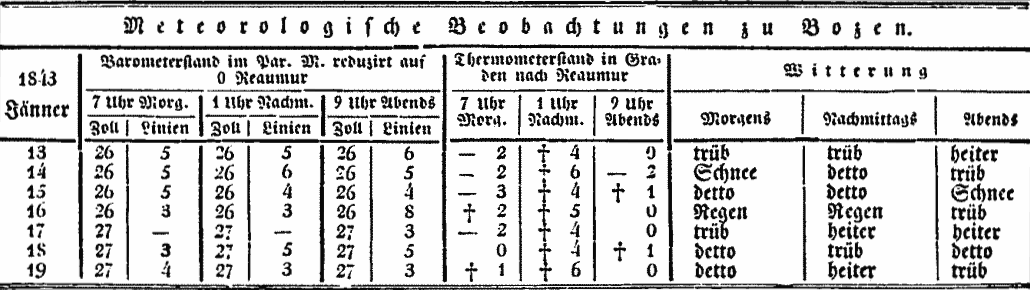
#> input picture 01-20-1843.png, 1030 x 290 px
$ python -i BW_Data_Extraction_1842_1848.py   (imports and definitions only)   (older library calls are emulated)
#> lines starting #> are read from the running program, lines starting #| are printed output that depends on the picture; after the words box and inside, x2 and y2 are one past the last pixel; in counts of white or black regions, pixels touching at a corner belong together
#> further down, picture is the input picture: shape (290, 1030, 3); min 6, max 254, mean 210.9
#!/usr/bin/env python
# coding: utf-8

# # Code for data extraction: Bozner Wochenblatt 1842-1848

# In[1]:


from platform import python_version
import os
import time
import datetime
from datetime import date

import cv2
import numpy as np
import pandas as pd

import skimage
from skimage import io
from skimage import transform

import joblib
from joblib import load


# In[2]:


# [6 lines not run here, left out]


# ---

# ## Table segmentation

# Extraction of the parameters for the pre-mask (exclusion of the top and bottom part of the table). What is considered is what is below param_m_u and above param_m_d.

# In[3]:


def parameter_header_fuss_grenze(img_rgb):

    ### Extraction of table header conturs
    img_gr = cv2.cvtColor(img_rgb, cv2.COLOR_BGR2GRAY)
    gray = cv2.bitwise_not(img_gr)
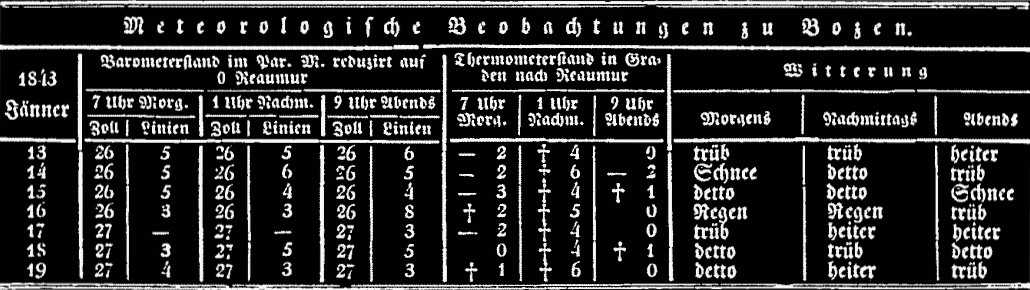
#> gray: shape (290, 1030); min 1, max 249, mean 44.1
    horizontal = cv2.adaptiveThreshold(gray, 255, cv2.ADAPTIVE_THRESH_MEAN_C, cv2.THRESH_BINARY, 15, -2)
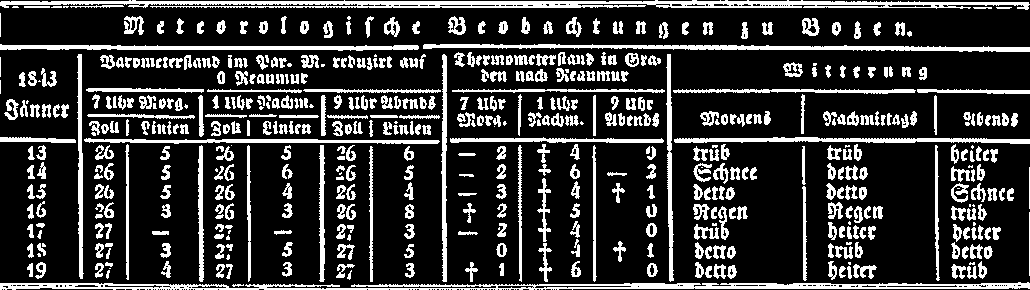
#> horizontal: shape (290, 1030); 21% white; 546 white regions (49 under 20 px), largest, box (x1, y1, x2, y2) and area: (0, 0, 1030, 10) 5393, (0, 282, 1030, 290) 4592, (423, 44, 1030, 52) 2467
    cols = horizontal.shape[1]
#> cols = 1030
    horizontal_size = cols // 30
#> horizontal_size = 34
    horizontalStructure = cv2.getStructuringElement(cv2.MORPH_RECT, (horizontal_size, 1))
    horizontal = cv2.erode(horizontal, horizontalStructure)
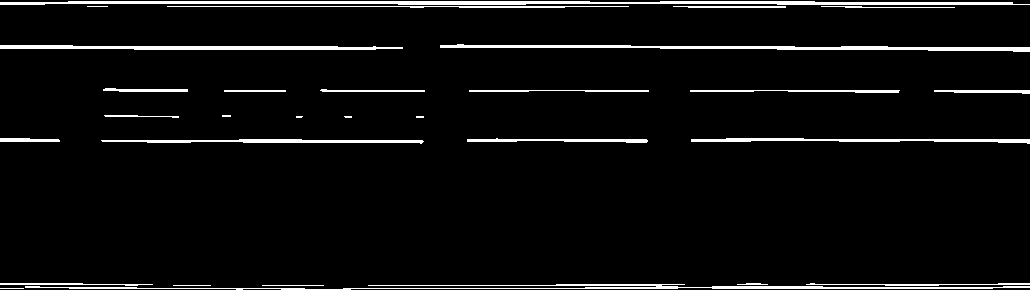
#> horizontal: shape (290, 1030); 4.9% white; 29 white regions (4 under 20 px), largest, box (x1, y1, x2, y2) and area: (0, 1, 1030, 5) 3129, (25, 284, 1030, 290) 2084, (440, 44, 1030, 52) 1932
    horizontal = cv2.dilate(horizontal, horizontalStructure)
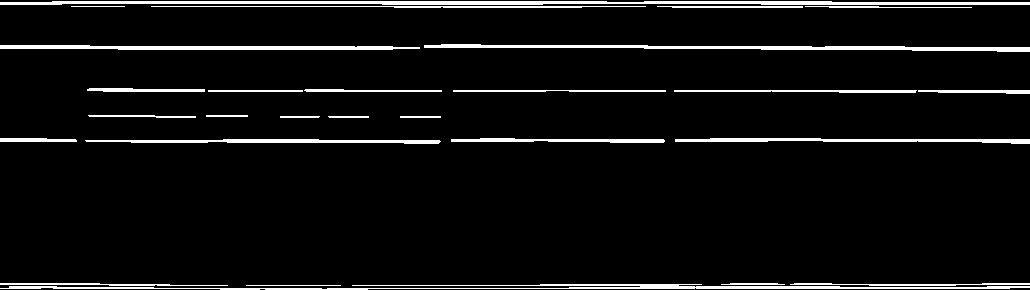
#> horizontal: shape (290, 1030); 6% white; 27 white regions, largest, box (x1, y1, x2, y2) and area: (0, 1, 1030, 5) 3295, (0, 284, 1030, 290) 2520, (424, 44, 1030, 52) 2144
    kernel = cv2.getStructuringElement(cv2.MORPH_RECT, ksize=(img_rgb.shape[1], 1))
    dilated_h = cv2.dilate(horizontal, kernel, iterations=1)
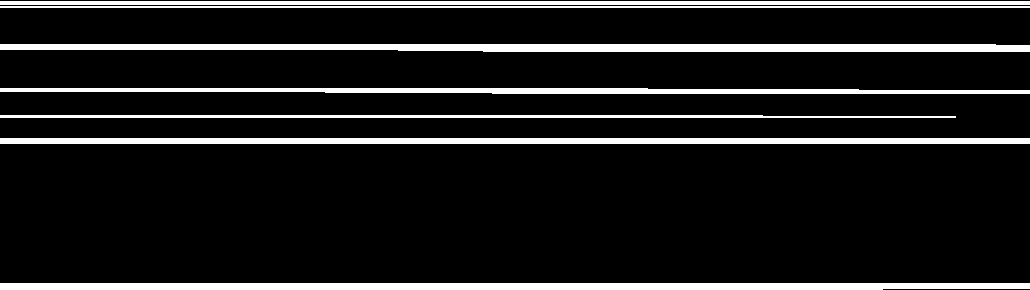
#> dilated_h: shape (290, 1030); 11.5% white; 7 white regions

    contours, hierarchy = cv2.findContours(dilated_h, cv2.RETR_EXTERNAL, cv2.CHAIN_APPROX_SIMPLE)
#> contours = 7 contours; box (x1, y1, x2, y2) and area: (0, 44, 1030, 52) 6290, (0, 283, 1030, 290) 6028, (0, 138, 1030, 144) 5145, (0, 88, 1030, 94) 3777, (0, 1, 1030, 5) 3087, (0, 115, 956, 118) 1718, (0, 6, 1030, 8) 1029

    list_y_all_cont = []
    for cont in contours:
        list_y_cont = []
        for n in range(0, len(cont)):
            a = 2*n + 1
            y = np.take(cont, a)
            list_y_cont.append(y)
        list_y_all_cont.append(list_y_cont)
#> this loop made 7 passes
#> cont on passes 2, 6, 7: [[0, 138], [0, 143], [1029, 143], [1029, 138]], [[0, 6], [0, 7], [1029, 7], [1029, 6]], [[0, 1], [0, 4], [1029, 4], [1029, 1]]
#> after the loop, list_y_all_cont = [[283, 289, 289, 288, 288, 283], [138, 143, 143, 138], [115, 117, 117, 116, 116, 115], [88, 91, 91, 92, 92, 93, 93, 90, 90, 89, 89, 88], [44, 49, 49, 50, 50, 51, 51, 45, 45, 44], [6, 7, 7, 6], [1, 4, 4, 1]]

    cont_max_y_all =[]
    cont_min_y_all =[]
    for item in list_y_all_cont:
        item_cont = np.asarray(item)
        cont_max_y = item_cont.max()
        cont_max_y_all.append(cont_max_y)
        cont_min_y = item_cont.min()
        cont_min_y_all.append(cont_min_y)
#> this loop made 7 passes
#> (item_cont, cont_max_y, cont_min_y) on passes 1 to 7: ([283, 289, 289, 288, 288, 283], 289, 283), ([138, 143, 143, 138], 143, 138), ([115, 117, 117, 116, 116, 115], 117, 115), ([88, 91, 91, 92, 92, 93, 93, 90, 90, 89, 89, 88], 93, 88), ([44, 49, 49, 50, 50, 51, 51, 45, 45, 44], 51, 44), ([6, 7, 7, 6], 7, 6), ([1, 4, 4, 1], 4, 1)
#> after the loop, cont_max_y_all = [289, 143, 117, 93, 51, 7, 4]; cont_min_y_all = [283, 138, 115, 88, 44, 6, 1]

    param_m_u = min(cont_max_y_all, key=lambda x:abs(x-img_rgb.shape[0]/2))
#> param_m_u = 143
    param_m_d = min(cont_min_y_all, key=lambda x:abs(x-img_rgb.shape[0]*0.9))
#> param_m_d = 283

    return param_m_u, param_m_d


# ---

# Extraction of vertical mask parameters (segmentation of the table in columns).

# In[4]:


# [580 lines left out: functions parameter_verticale_masken, parameter_horizontale_masken, boxes_func, uni_form, dreistellig, zweistellig and 6 more, not called in this run]


# ---

# ## Loading of trained random forest (RF) algorithms

# The trained random forest algorithms need to be decompressed [(unzipped)](https://support.microsoft.com/en-us/windows/zip-and-unzip-files-f6dde0a7-0fec-8294-e1d3-703ed85e7ebc) from the folder **trained_RF_algorithms_zipped.zip** before use.

# For numeric data field segmentation

# In[17]:


# [17 lines not run here, left out]


# ---

# ## Extraction of data from data fields

# In[21]:


# [292 lines left out: functions iteration, days_file_structure, not called in this run]


# ---

# ## Data extraction for one example table

# In[23]:


filename = "01-20-1843.png"


# In[24]:


days_file = []

start = time.time()

# [1 line not run here, left out]
# [1 line that did not run here, left out]
# [1 line that did not run here, left out]
# [1 line that did not run here, left out]
# [1 line that did not run here, left out]
# [1 line that did not run here, left out]

# [1 line that did not run here, left out]

# [1 line that did not run here, left out]

end = time.time()
# [1 line not run here, left out]


# In[25]:


df = pd.DataFrame(days_file, columns=["datetime", "Barometer_Zoll", "Barometer_Linien", "Thermometer", "Witterung", "manual_corr"])
# [7 lines not run here, left out]


# ---

# ## Acknowledgements and Documentation

# The code in this Python Jupyter notebook is inspired by and adapted from the following sources (last access 15.09.2022):
#
# Image Processing Techniques:
# https://docs.opencv.org/4.x/d2/d96/tutorial_py_table_of_contents_imgproc.html
# https://stackoverflow.com/questions/14063070/overlay-a-smaller-image-on-a-larger-image-python-opencv
#
# Machine Learning Techniques:
# https://scikit-learn.org/stable/
# https://www.tensorflow.org/tutorials

# This Python Jupyter notebook uses Python OpenCV (https://github.com/opencv/opencv-python), numpy (https://github.com/numpy/numpy), pandas (https://github.com/pandas-dev/pandas), scikit-image (https://github.com/scikit-image/scikit-image) and joblib (https://github.com/joblib/joblib). The code functionality was developed with the additional use of scikit-learn (https://github.com/scikit-learn/scikit-learn), tensorflow (https://github.com/tensorflow/tensorflow) and matplotlib (https://github.com/matplotlib/matplotlib).

# ---

# The data source for the data extraction is the [Bozner Wochenblatt](https://digital.tessmann.it/tessmannDigital/Zeitungsarchiv/Jahresuebersicht/Zeitung/2) (later Bozner Zeitung) for the period 1842 - 1848 (last access 15.09.2022. License: [CC BY-NC-ND 4.0](https://creativecommons.org/licenses/by-nc-nd/4.0/)

# ---

>>> import cv2
>>> picture = cv2.imread('01-20-1843.png')
>>> result = parameter_header_fuss_grenze(picture)
#> result = (143, 283)
